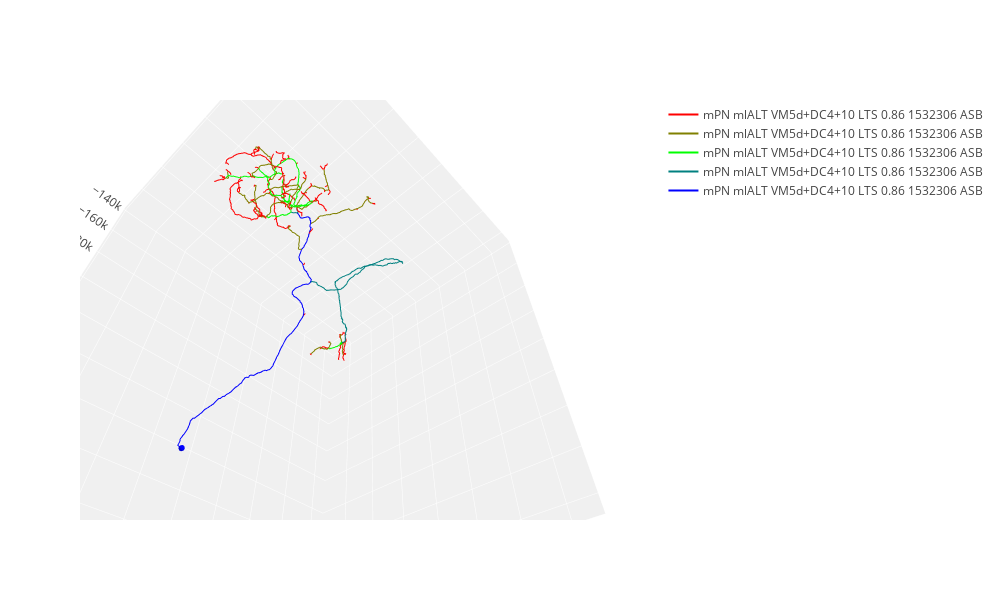

Write notebook code for a chart like this one.
### Code cell
fig, ax = pymaid.plot3d([n1, n2, n3, n4, n5])
